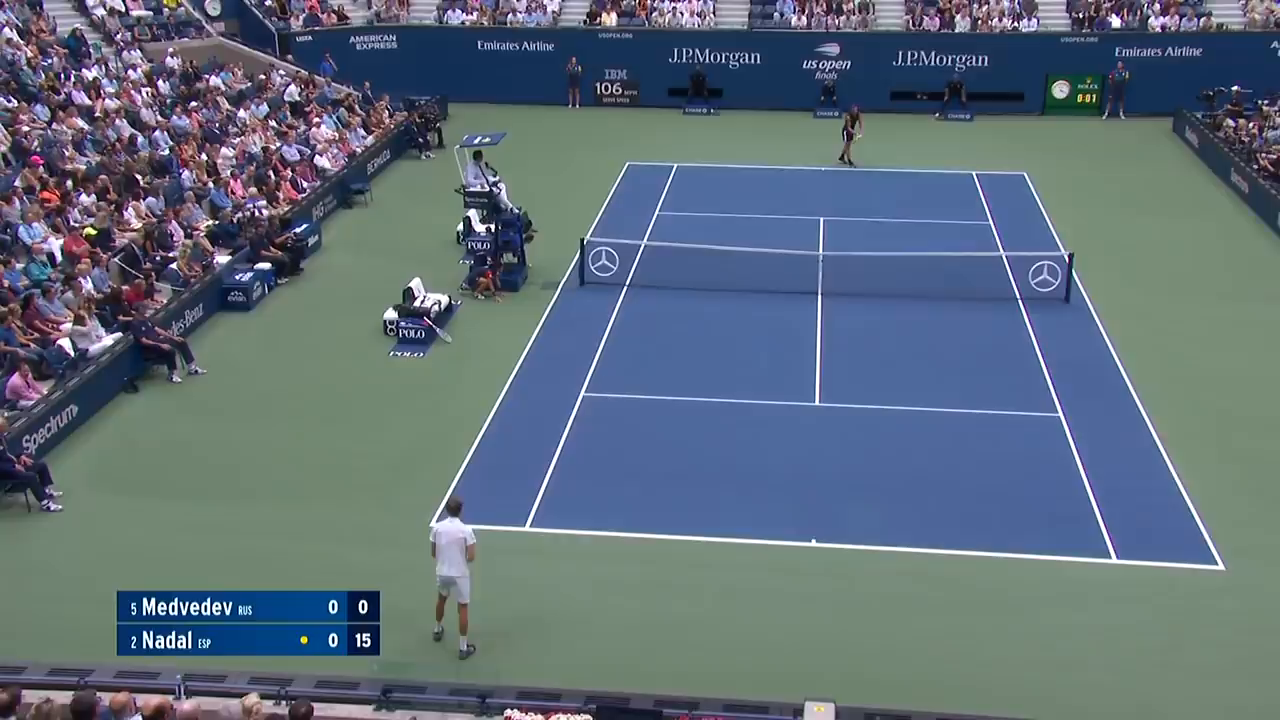
#> input picture video2image/us19-images/00:00-00:07-fps6/001.png, 1280 x 720 px; its folder holds only this picture in this run
$ python transform.py --court_img ../video2image/us19-images/00:00-00:07-fps6/001.png
#> lines starting #> are read from the running program, lines starting #| are printed output that depends on the picture; after the words box and inside, x2 and y2 are one past the last pixel; in counts of white or black regions, pixels touching at a corner belong together
import os
import cv2
import argparse
import numpy as np
import opencv_wrapper as cvw
from sklearn.cluster import dbscan

def make_out_dir(out_dir, dir_name, path):
    path = os.path.join(out_dir, dir_name, path)
    if not os.path.exists(path):
        os.makedirs(path)
    return path

def detect_edges(out_path, prefix, frame):
    # Convert BGR to HSV
    frame_hsv = cv2.cvtColor(frame, cv2.COLOR_BGR2HSV)

    # define range of blue color in HSV
    lower_blue = np.array([99, 105, 82], np.uint8)
    upper_blue = np.array([121, 184, 225], np.uint8)

    # Threshold the HSV image to get only blue colors
    mask = cv2.inRange(frame_hsv, lower_blue, upper_blue)

    # cv2.imwrite(os.path.join(out_path, '{}-frame.png'.format(prefix)), frame)
    cv2.imwrite(os.path.join(out_path, '{}-mask.png'.format(prefix)), mask)

    # erosion and dilation
    kernel_size = 2
    kernel = np.ones((kernel_size, kernel_size), np.uint8)
    mask = cv2.morphologyEx(mask, cv2.MORPH_OPEN, kernel)
    kernel_size = 2
    kernel = np.ones((kernel_size, kernel_size), np.uint8)
    mask = cv2.morphologyEx(mask, cv2.MORPH_CLOSE, kernel)

    # filter out top
    fil = np.zeros(frame.shape[:2], np.uint8)
    for i in range(70, frame.shape[0]):
        for j in range(frame.shape[1]):
            fil[i, j] = 255
    mask = cv2.bitwise_and(mask, mask, mask=fil)

    # edge detection
    edges = cv2.Canny(mask, 1000, 1500, apertureSize=3)

    # Bitwise-AND mask and original image
    # res = cv2.bitwise_and(frame, frame, mask=mask)
    # cv2.imwrite(os.path.join(out_path, '{}-res.png'.format(prefix)), res)

    cv2.imwrite(os.path.join(out_path, '{}-mask-morph.png'.format(prefix)), mask)
    # cv2.imwrite(os.path.join(out_path, '{}-edges.png'.format(prefix)), edges)

    # calculate Hough lines
    lines = cv2.HoughLines(edges, 1, np.pi / 180, 50)

    if lines is None:
        return None

    line_pts = []
    n_lines = 60
    for i in range(min(n_lines, len(lines))):
        for rho,theta in lines[i]:
            a = np.cos(theta)
            b = np.sin(theta)
            x0 = a*rho
            y0 = b*rho
            x1 = int(x0 + 1000*(-b))
            y1 = int(y0 + 1000*(a))
            x2 = int(x0 - 1000*(-b))
            y2 = int(y0 - 1000*(a))
            cv2.line(frame,(x1, y1), (x2, y2),(0, 0, 255), 2)
            line_pts.append([(x1, y1), (x2, y2)])

    # cv2.imwrite(os.path.join(out_path,
        # '{}-houghlines.png'.format(prefix)), frame)
    return line_pts

def find_intersection(o1, p1, o2, p2, frame_size):
    def minus(p1, p2):
        return (p1[0] - p2[0], p1[1] - p2[1])

    x = minus(o2, o1)
    d1 = minus(p1, o1)
    d2 = minus(p2, o2)

    cross = d1[0] * d2[1] - d1[1] * d2[0]
    if abs(cross) < 1e-8:
        return [False, (0, 0)]
    t1 = (x[0] * d2[1] - x[1] * d2[0]) / cross
    rx = int(o1[0] + d1[0] * t1)
    ry = int(o1[1] + d1[1] * t1)
    tf = False
    if frame_size[1] > rx and rx > 0 and frame_size[0] > ry and ry > 0:
        tf = True
    return [tf, (rx, ry)]

def find_intersections(out_path, prefix, frame, line_pts):
    # find intersection points
    points = []
    for i in range(len(line_pts)):
        for j in range(len(line_pts)):
            if i >= j:
                continue
            tf, p = find_intersection(line_pts[i][0], line_pts[i][1],
                         line_pts[j][0], line_pts[j][1], frame.shape[:2])
            if tf == True:
               points.append(p)
               cv2.circle(frame, p, 5, (0, 255, 0), -1)
    if len(points) == 0:
        return None
    points = np.array(points)

    # cluster points and find centers
    core, lab = dbscan(points, eps=5, min_samples=3)
    centers = []
    for i in range(np.amax(lab) + 1):
        count = 0
        total = [0, 0]
        for p in range(len(points)):
            if lab[p] == i:
                count += 1
                total[0] += points[p][0]
                total[1] += points[p][1]
        total[0] = int(total[0] / count)
        total[1] = int(total[1] / count)
        centers.append(total)
        cv2.circle(frame, (total[0], total[1]), 10, (255, 0, 0), -1)
    cv2.imwrite(os.path.join(out_path,
        '{}-intersections.png'.format(prefix)), frame)
    return centers

def find_centers(out_path, prefix, frame):
    line_pts = detect_edges(out_path, prefix, frame)
    if line_pts == None:
        print('{}: no edges detected'.format(file_path))
        return None
    centers = find_intersections(
        out_path, prefix, frame, line_pts)
    return centers


# [31 lines left out: function find_centers2, not called in this run]

def find_upper(centers):
    # print('centers:', centers)
    min_y = np.amin(np.array(centers), axis=0)[1]
    upper_left = min(centers, key=lambda p: p[1])
    delta_y = 7
    centers_filtered = list(filter(lambda p: p[1] <= min_y + delta_y, centers))
    upper_left = min(centers_filtered, key=lambda p: p[0])
    upper_right = max(centers_filtered, key=lambda p: p[0])
    return upper_left, upper_right

def find_border_points(centers):
    lower_right = max(centers, key=lambda p: p[0])
    lower_left = min(centers, key=lambda p: p[0])
    upper_left, upper_right = find_upper(centers)
    return [upper_left, upper_right, lower_right, lower_left]

def calc_transform_matrix(out_path, prefix, court, frame, border_points):
    print('border_points:', border_points)
    # the detected border points are the source
    src_points = np.array(border_points, np.float32)
    # define destination border points on the court court
    border_x_min, border_x_max = 25, 428
    border_y_min, border_y_max = 27, 248
    dst_points = np.array([(border_x_min, border_y_max),
                           (border_x_min, border_y_min),
                           (border_x_max, border_y_min),
                           (border_x_max, border_y_max)], np.float32)

    # compute the perspective transform matrix and then apply it
    M = cv2.getPerspectiveTransform(src_points, dst_points)
    warped = cv2.warpPerspective(frame, M, court.shape[::-1][1:])
    cv2.imwrite(os.path.join(out_path, '{}-warped.png'.format(prefix)), warped)
    return M

def get_human_position(prefix):
    file_name = '{}_human.txt'.format(prefix)

def get_ball_position(prefix):
    file_name = '{}_ball.txt'.format(prefix)

def transform_and_project(court, M, p, color):
    p = cv2.perspectiveTransform(M, p)
    cv2.circle(court, p, 10, color, -1)

def project(out_path, prefix, court, M, human_pos, ball_pos):
    # [4 lines of commented-out code are left out]
    pass


if __name__ == '__main__':
    parser = argparse.ArgumentParser()
    parser.add_argument(
        '--frame_dir', type=str, default='../video2image/us19-images')
    parser.add_argument(
        '--out_dir', type=str, default='results')
    parser.add_argument(
        '--preprocessed_dir', type=str, default='preprocessed')
    parser.add_argument(
        '--projected_dir', type=str, default='projected')
    parser.add_argument(
        '--court_img', type=str, default='court-plan/tennis-court-plan.jpg')
    args = parser.parse_args()

    court = cv2.imread(args.court_img)
#> court is the input picture: shape (720, 1280, 3); mean B, G, R 121.6, 109.5, 94.8
    for i, dir_name in enumerate(os.listdir(args.frame_dir)):
        dir_path = os.path.join(args.frame_dir, dir_name)
        if not os.path.isdir(dir_path):
            continue
        for file_name in os.listdir(dir_path):
            file_path = os.path.join(dir_path, file_name)
            prefix = file_name.split('.')[0]
            if not os.path.isfile(file_path) or not file_name.endswith('.png'):
                continue
            frame = cv2.imread(file_path)
            preprocessed_dir = make_out_dir(
                args.out_dir, dir_name, args.preprocessed_dir)
            projected_dir = make_out_dir(
                args.out_dir, dir_name, args.projected_dir)

            centers = find_centers(preprocessed_dir, prefix, frame)
#> in detect_edges, `mask = cv2.inRange(frame_hsv, lower_blue, upper_blue)`:
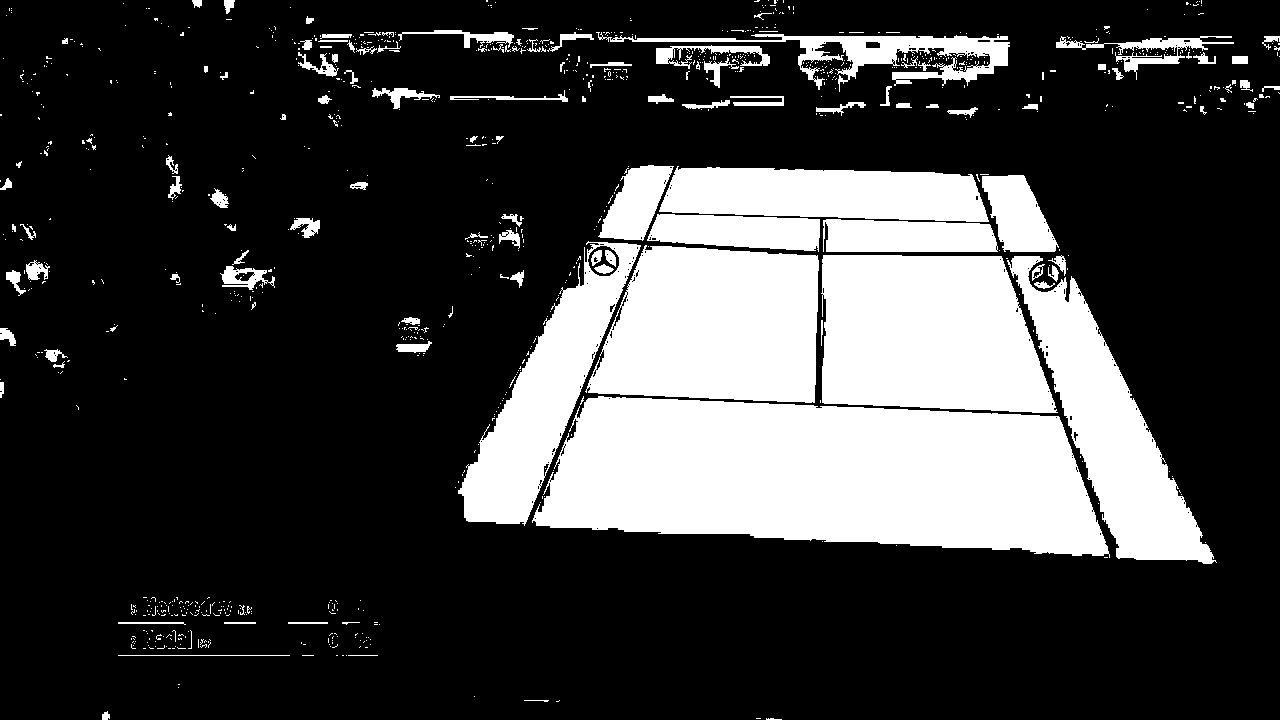
#> mask: shape (720, 1280); 24.5% white; 960 white regions (841 under 20 px), largest, box (x1, y1, x2, y2) and area: (532, 396, 1110, 558) 70702, (821, 255, 1058, 413) 31430, (585, 245, 819, 403) 29964
#> after the loop in detect_edges, `for i in range(70, frame.shape[0]):`:
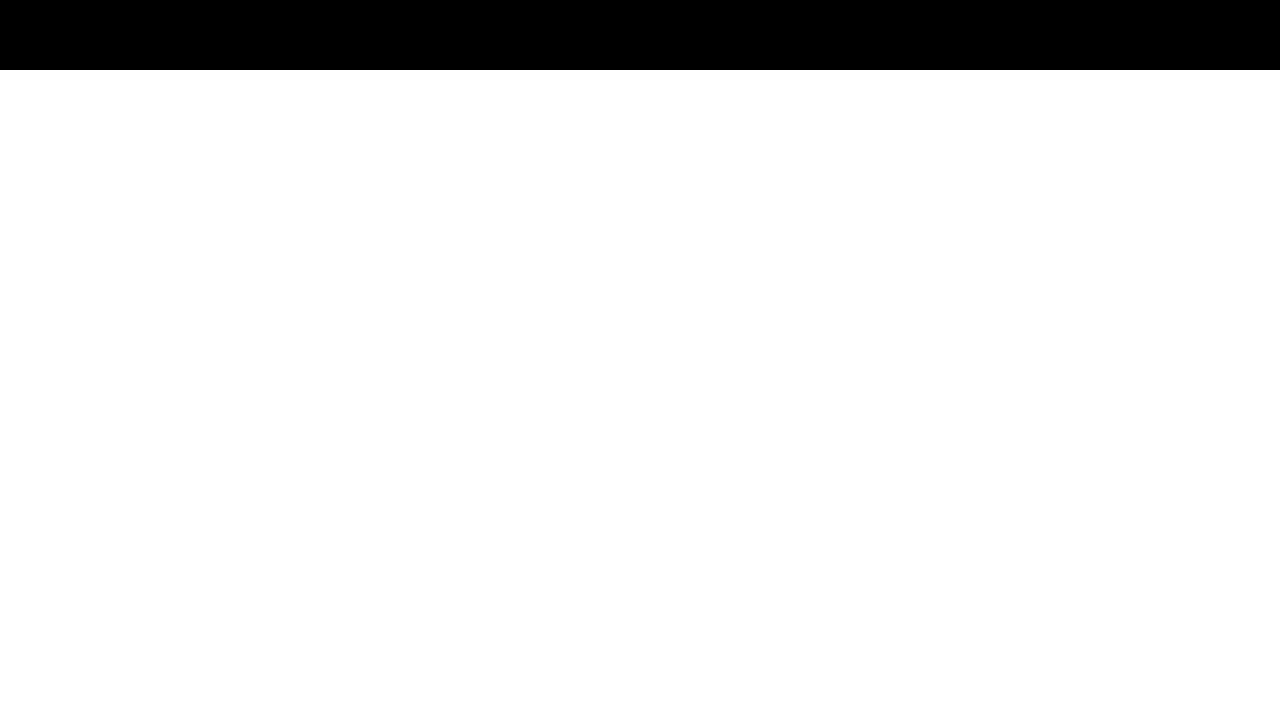
#> fil: shape (720, 1280); 90.3% white; 1 black region, box (x1, y1, x2, y2) and area: (0, 0, 1280, 70) 89600
#> in detect_edges, `lines = cv2.HoughLines(edges, 1, np.pi / 180, 50)`: lines = 213 rows, first 8: [498, 1.62], [253, 1.57], [-854, 2.79], [362, 1.62], [377, 1.61], [209, 1.62], [-844, 2.69], [80, 1.61]
#> the loop in detect_edges, `for i in range(min(n_lines, len(lines))):` made 60 passes
#> after the loop in detect_edges, `for i in range(min(n_lines, len(lines))):`:
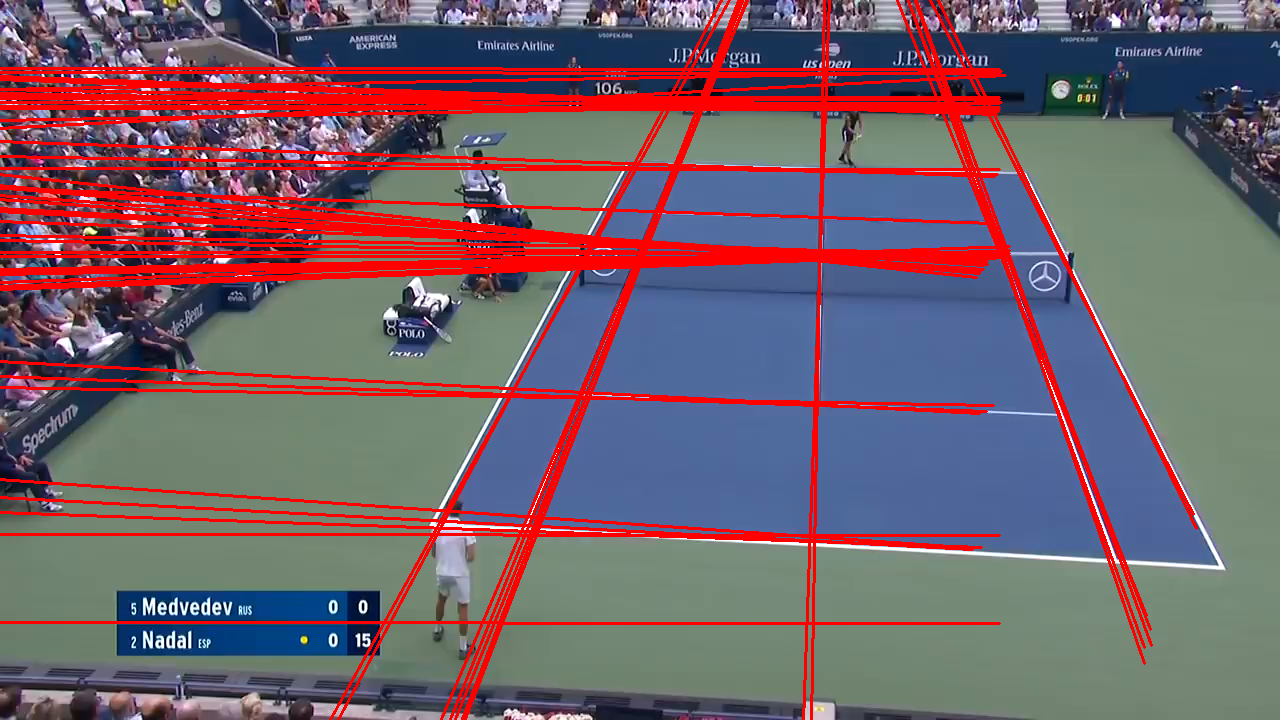
#> frame: shape (720, 1280, 3); 13.38% of pixels changed, all inside (x1, y1, x2, y2) = (0, 0, 1198, 720)
#> after the loop in detect_edges, `for i in range(min(n_lines, len(lines))):`: line_pts = 60 items
#> the loop in find_intersections, `for i in range(len(line_pts)):` made 60 passes
            # centers = find_centers2(preprocessed_dir, prefix, frame)
            if centers == None or len(centers) == 0:
                print('{}: no intersection found'.format(file_path))
                continue
            border_points = find_border_points(centers)
            M = calc_transform_matrix(
                preprocessed_dir, prefix, court, frame, border_points)
#| border_points: [[682, 72], [1116, 68], [1215, 562], [498, 622]]
#> in calc_transform_matrix, `warped = cv2.warpPerspective(frame, M, court.shape[::-1][1:])`:
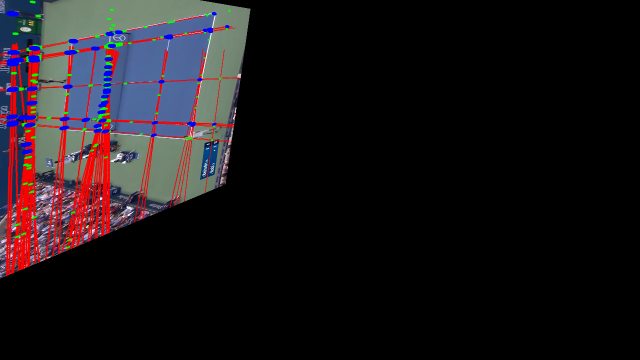
#> warped: shape (720, 1280, 3) (shown at 1/2 size); mean B, G, R 24.8, 21.5, 26.6
            human_pos = get_human_position(prefix)
            ball_pos = get_ball_position(prefix)
            project(projected_dir, prefix, court, M, human_pos, ball_pos)
            print('{}: projected'.format(file_path))
#> pass 2 of the loop `for i, dir_name in enumerate(os.listdir(args.frame_dir)):`:
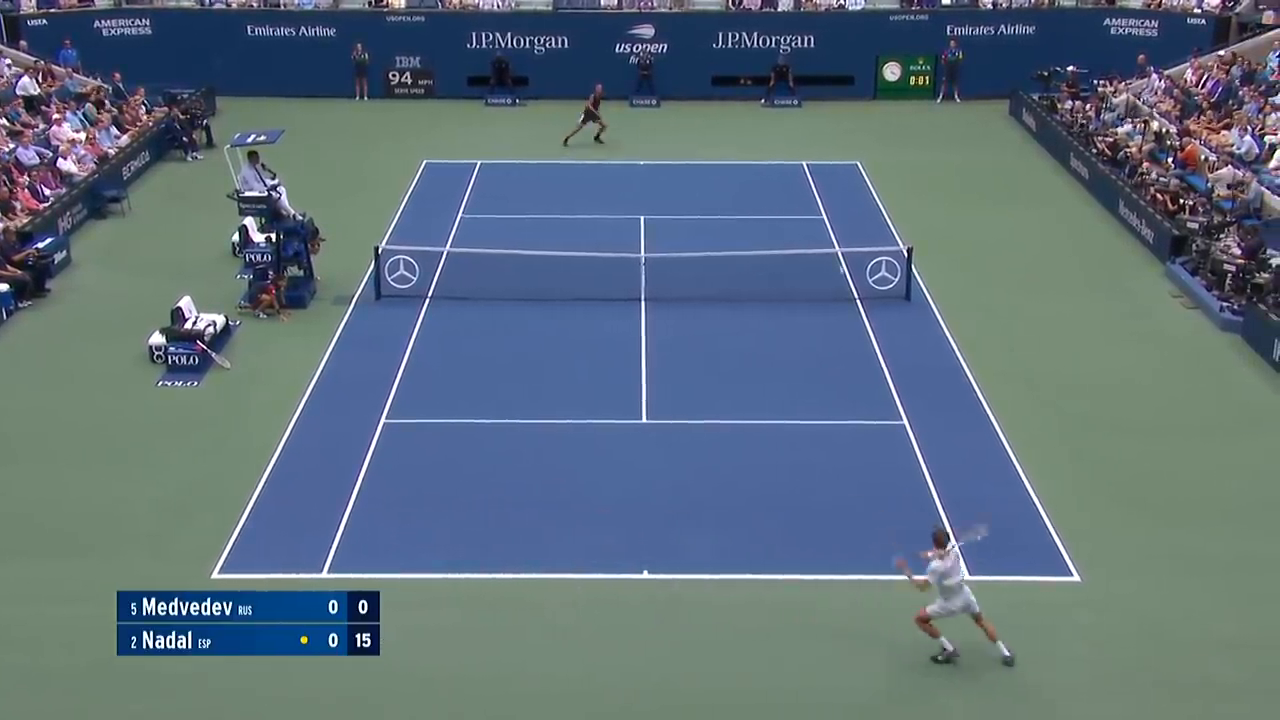
#> input picture video2image/us19-images/00:14-00:22-fps6/001.png, 1280 x 720 px
#> frame is the input picture: shape (720, 1280, 3); mean B, G, R 124, 111.4, 93.5
#> in detect_edges (call 2), `mask = cv2.inRange(frame_hsv, lower_blue, upper_blue)`:
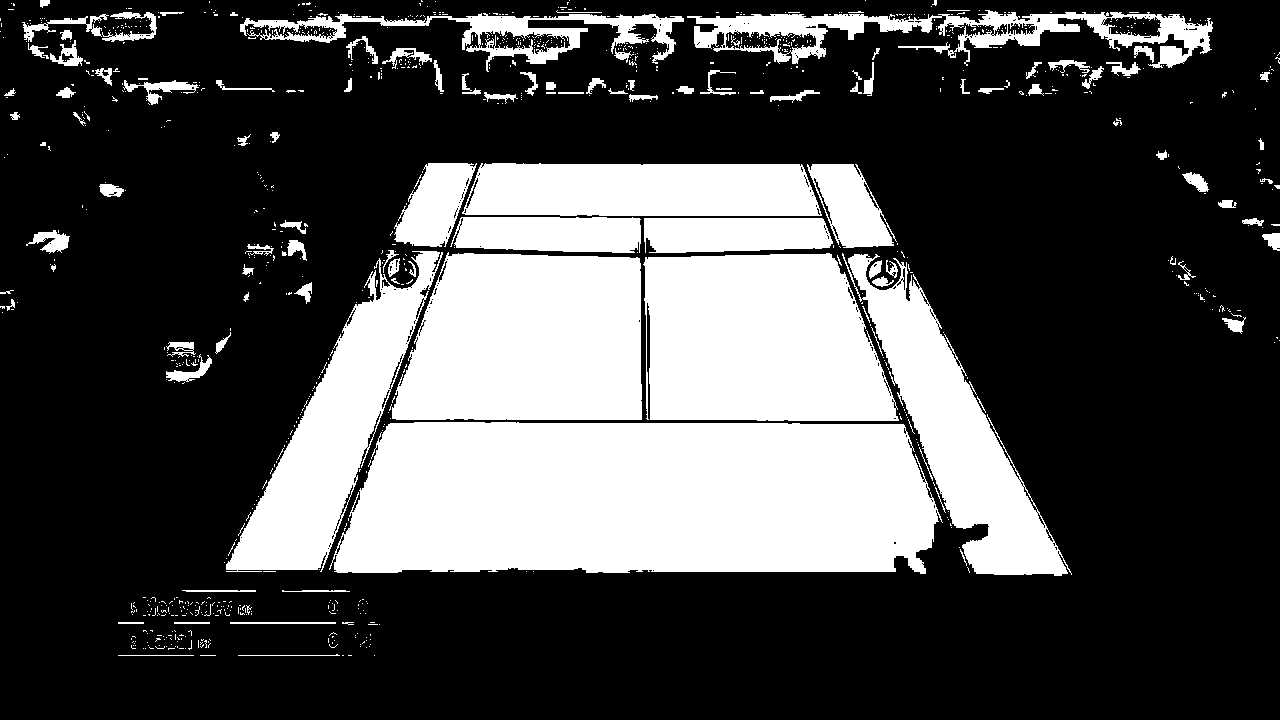
#> mask: shape (720, 1280); 29.6% white; 952 white regions (838 under 20 px), largest, box (x1, y1, x2, y2) and area: (329, 422, 943, 574) 83787, (392, 252, 642, 420) 36784, (643, 253, 899, 421) 36598
#> the loop in detect_edges (call 2), `for i in range(min(n_lines, len(lines))):` made 60 passes
#> the loop in find_intersections (call 2), `for i in range(len(line_pts)):` made 60 passes
#| border_points: [[466, 89], [819, 92], [1067, 574], [224, 574]]
#> in calc_transform_matrix (call 2), `warped = cv2.warpPerspective(frame, M, court.shape[::-1][1:])`:
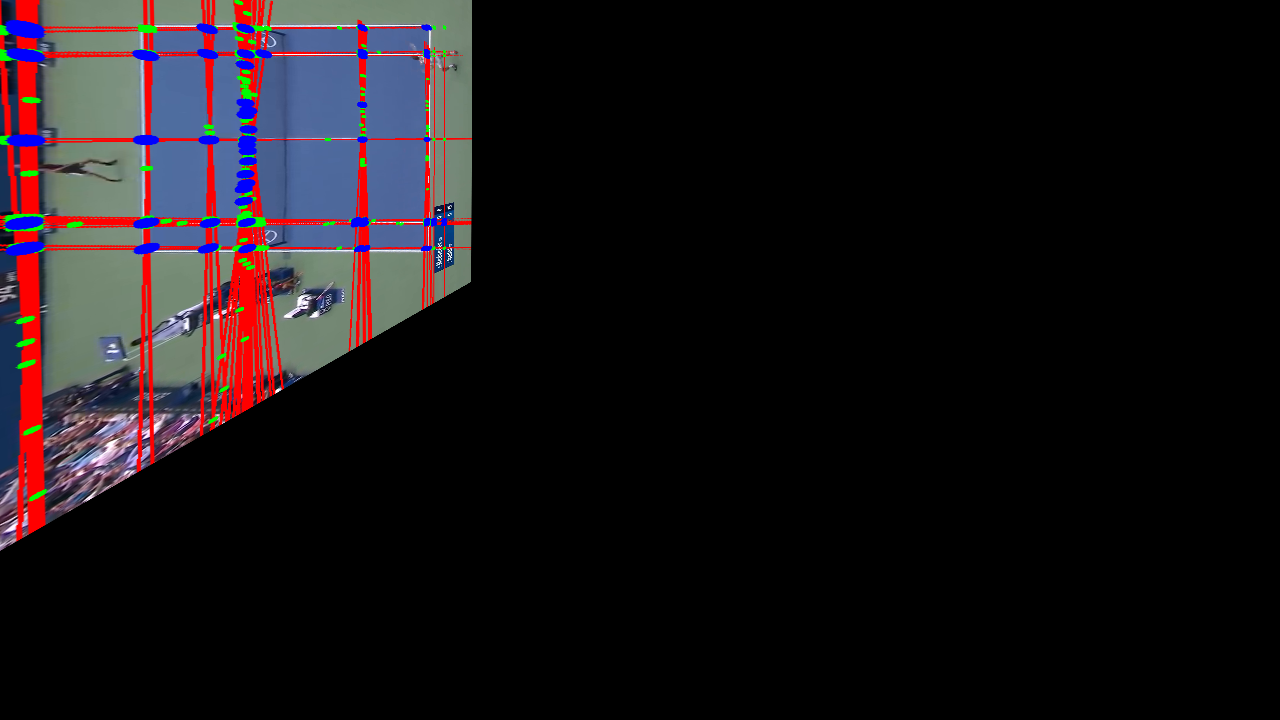
#> warped: shape (720, 1280, 3); mean B, G, R 22.7, 19.7, 24.9
